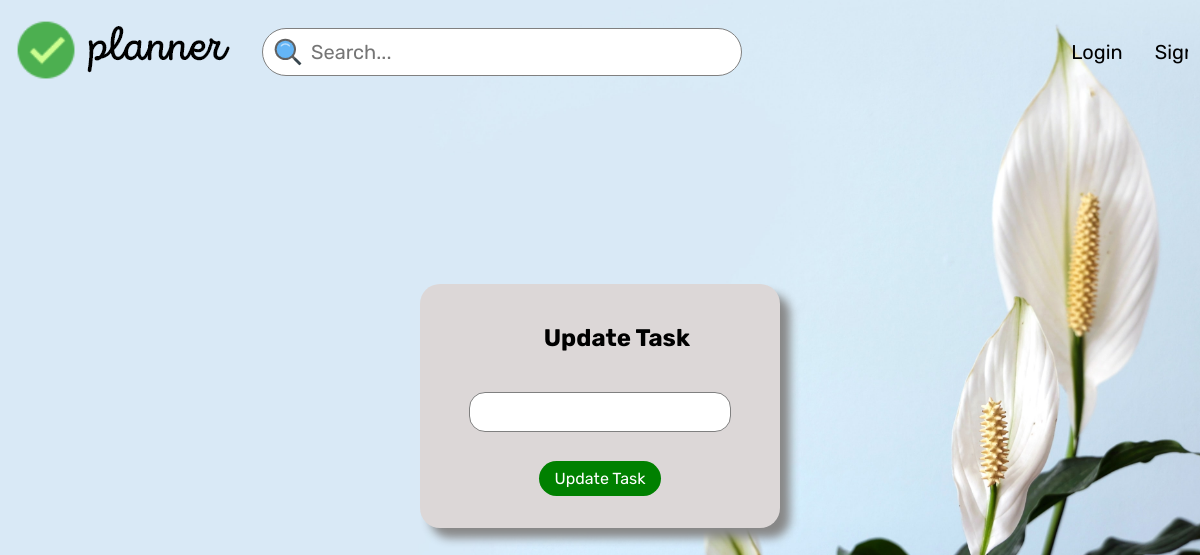
The app's page /update/my todo/2, older data.
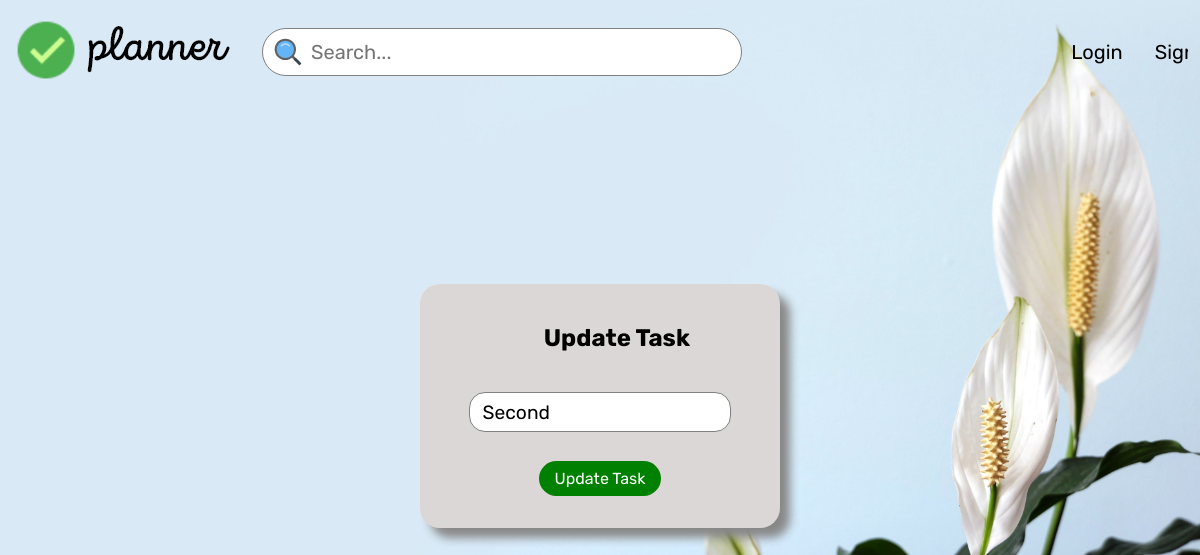
The same page, newer data.
### app/models.py (models this page shows, shortened)
class Tasks(db.Model):
    sno=db.Column(db.Integer, primary_key=True)
    title=db.Column(db.String(200), nullable=False)
    complete=db.Column(db.Boolean)
    project=db.Column(db.String(300))

### app/routes.py (the view)
@app.route('/update/<project>/<int:sno>',methods=['GET','POST'])
def updatetask(sno,project):
    if request.method=='POST':
        title=request.form['title']
        todo=Tasks.query.filter_by(sno=sno).first()
        todo.title=title
        Tasks.add_todo(todo)
        return redirect(url_for('tasks',project=project))
    else:
        todo=Tasks.query.filter_by(sno=sno).first()
        return render_template('updatetask.html',todo=todo, project=project)

### app/templates/updatetask.html (shortened to what this page needs)
{% extends 'base.html' %}
{% block stylesheet %}
    <link rel="stylesheet" href="/static/css/task.css">
{% endblock stylesheet %}
{% block content %}
    <div class="addtaskwindow" style="display: block;">
        <h2 class="modal-header">Update Task</h2>
        <div>
            <form action="/update/{{project}}/{{todo.sno}}" method="POST">
              <input type="text" name="title" id="" class="taskname-holder" value='{{todo.title}}'/>
              <br />
              <input
                type="submit"
                name=""
                id=""
                value="Update Task"
                class="taskname-submit"
              />
            </form>
          </div>
    </div>
{% endblock content %}

### app/templates/base.html (shortened to what this page needs)
<!DOCTYPE html>
<html lang="en">
  <head>
    {% block header %} {% endblock header %} {% block stylesheet %} {% endblock
    stylesheet %}
    <link rel="stylesheet" href="/static/css/navbar.css" />
  </head>
  <body>
    <div class="navbar-header">
      <div class="navbar-logo">
        <a href="{{url_for('index')}}" style="text-decoration: none;">
          <img
            src="{{url_for('static',filename='/assets/icons/logo.png')}}"
            alt=""
            draggable="false"
        /></a>
      </div>
      <form action="{% block actionurl %}{% endblock actionurl %}" method="POST">
      <div class="nav-menu-container">
        <div class="nav-hide nav-searchbar">
          <img
            onclick="javascript.form.submit();"
            src="{{url_for('static',filename='/assets/icons/search_48px.svg')}}"
            alt=""
            draggable="false"
          />
          <input type="text" name="Search" id="" placeholder="Search..." />
        </div>
        </form>
        <div class="nav-hide navbar-links">
           {% if not current_user.is_authenticated %}
          <div class="navbar-items navbar-account">
            <a href="{{url_for('login')}}">Login</a>
          </div>
          {% endif %} {% if not current_user.is_authenticated %}
          <div class="navbar-items navbar-account">
            <a href="{{url_for('signup')}}">Signup</a>
          </div>
          {% endif %}
        </div>
      </div>
    {% block content %} {% endblock content %}
  </body>
</html>

### app/static/css/task.css (style rules this page uses)
body { background-image: url('/static/assets/images/bg\ \(2\).jpg'); height: 100vh; background-size: cover; background-repeat: no-repeat; }
.addtaskwindow { position: fixed; z-index: 999; display: none; text-align: center; margin: 0 auto; padding: 1rem; width: 30%; height:30%; background-color: #dcd7d7; border-radius: 20px; box-shadow: 10px 10px 10px #888888; top:35%; left: 35%; }
.addtaskwindow>h2 { padding: 1.5rem 0; }
.taskname-holder { margin: 1rem; padding: 0.8rem; width: 80%; height: 2.5rem; border-radius: 1rem; border: 1px solid grey; outline: none; font-size: 1.2rem; }
.taskname-submit { margin-top: 0.8rem; padding: 0.5rem 1rem; background-color: green; color: white; border-radius: 2rem; font-size: 1rem; border: none; cursor: pointer; }
.modal-header { margin-left: 2.1rem; }

### app/static/css/navbar.css (style rules this page uses)
* { margin: 0; padding: 0; box-sizing: border-box; font-family: 'Rubik', sans-serif; }
.navbar-header { height: 10vh; display: flex; width: 98%; background: rgba(0, 0, 0, 0); justify-content: space-between; align-items: center; margin: 1%; overflow: hidden; }
.navbar-logo { align-self: center; margin-right: 2rem; }
.nav-searchbar { display: flex; align-items: center; }
.nav-searchbar input { font-size: 1.25rem; width: 40vw; height: 3rem; border: 1px solid grey; border-radius: 100px; box-shadow: none; outline: none; padding: 1rem; padding-left: 3rem; margin-right: 1rem; }
.nav-searchbar img { position: absolute; height: 2rem; padding-left: 0.6rem; }
.navbar-links { display: flex; align-items: center; padding-right: 2.5vw; }
.nav-menu-container { display: flex; justify-content: space-between; width: 85vw; }
.navbar-items { padding-right: 2rem; display: flex; }
.navbar-items > a { text-decoration: none; color: black; align-self: center; font-size: 1.25rem; }

Row changes from the older to the newer data that the page shows:
added Tasks: title "Second"
